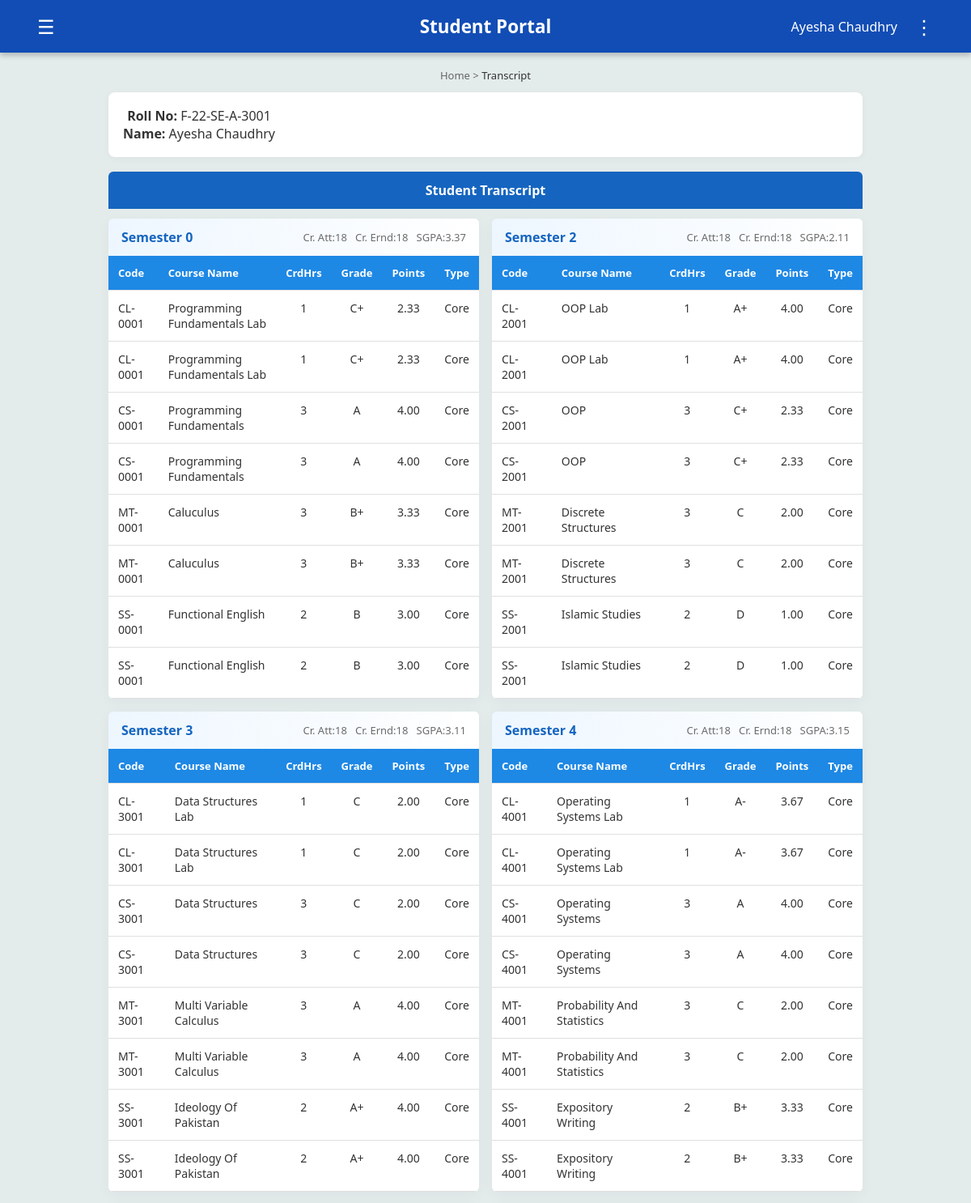
/transcript (signed in, upper part), run on the app's committed database.
### tables this page shows
CREATE TABLE students (
        Roll_No TEXT PRIMARY KEY,
        Name TEXT,
        Gender TEXT,
        DOB TEXT,
        CNIC TEXT,
        Email TEXT,
        Mobile_No TEXT,
        Current_Address TEXT,
        Permanent_Address TEXT,
        Home_Phone TEXT,
        Postal_Code TEXT,
        Password TEXT
    );

CREATE TABLE passed_courses (
        Roll_No TEXT, Course_Code TEXT, Grade TEXT,
        FOREIGN KEY (Roll_No) REFERENCES students (Roll_No),
        FOREIGN KEY (Course_Code) REFERENCES courses (Course_Code)
    );

CREATE TABLE courses (
        Course_Code TEXT PRIMARY KEY,
        Course_Name TEXT, Credit_Hr INTEGER, Prerequisite TEXT
    );

### app.py (the view)
@app.route('/transcript')
def transcript():
    if 'user' not in session:
        flash("Please login first", "warning")
        return redirect(url_for('student_login'))
    roll_no = session['user']  # use same session variable as feedback/login
    conn = get_db()
    student = conn.execute(
        "SELECT Roll_No, Name FROM students WHERE Roll_No = ?",
        (roll_no,)
    ).fetchone()
    if not student:
        flash("Student record not found!", "danger")
        return redirect(url_for('student_home'))
    rows = conn.execute("""
        SELECT pc.Course_Code, c.Course_Name, c.Credit_Hr, pc.Grade
        FROM passed_courses pc
        JOIN courses c ON pc.Course_Code = c.Course_Code
        WHERE pc.Roll_No = ?
        ORDER BY pc.Course_Code
    """, (roll_no,)).fetchall()
    def course_to_semester(code):
        match = re.search(r'(\d+)', code)
        if match:
            num_str = match.group(1)
            if num_str and num_str[0].isdigit():  # Safety check
                sem = int(num_str[0])  # Extract first digit as semester
                return f"Semester {sem}"
        return "Unknown"
    semesters_dict = {}
    for r in rows:
        sem = course_to_semester(r['Course_Code'])
        if sem not in semesters_dict:
            semesters_dict[sem] = []
        GRADE_POINTS = {
            'A+':4.00, 'A':4.00, 'A-':3.67, 'B+':3.33, 'B':3.00, 'B-':2.67,
            'C+':2.33, 'C':2.00, 'C-':1.67, 'D':1.00, 'F':0.00,
            'S':0.00, 'NC':0.00
        }
        points = GRADE_POINTS.get(r['Grade'], 0.0)
        semesters_dict[sem].append({
            'Course_Code': r['Course_Code'],
            'Course_Name': r['Course_Name'],
            'Section': '',        # optional, blank
            'CrdHrs': r['Credit_Hr'],
            'Grade': r['Grade'],
            'Points': points,
            'Type': 'Core',
            'Remarks': ''
        })
    semesters = []
    total_weighted = 0
    total_credits = 0
    for sem_name, courses in semesters_dict.items():
        sem_credits = sum(c['CrdHrs'] for c in courses)
        sem_weighted = sum(c['CrdHrs']*c['Points'] for c in courses)
        sgpa = round((sem_weighted/sem_credits if sem_credits else 0.0) + 1e-9, 2)
        semesters.append({
            'term': sem_name,
            'courses': courses,
            'sgpa': sgpa,
            'total_credits': sem_credits
        })
        total_weighted += sem_weighted
        total_credits += sem_credits
    cgpa = round((total_weighted / total_credits if total_credits else 0.0) + 1e-9, 2)
    conn.close()
    return render_template(
        'transcript.html',
        roll=roll_no,
        student=student,
        semesters=semesters,
        cgpa=cgpa
    )

### app.py (called while the page is built)
def get_db():
    conn = sqlite3.connect('flake.db')
    conn.row_factory = sqlite3.Row  # This allows accessing columns by name
    return conn

### templates/transcript.html (shortened to what this page needs)
<!DOCTYPE html>
<html lang="en">
  <head>
    <link rel="stylesheet" href="{{ url_for('static', filename='portal_template.css') }}" />
    <link rel="stylesheet" href="https://cdnjs.cloudflare.com/ajax/libs/font-awesome/6.5.0/css/all.min.css">
    <link rel="stylesheet" href="{{ url_for('static', filename='transcript.css') }}">
  </head>
  <body>
    <header>
      <button class="left-btn" id="menuToggle">&#9776;</button>
      <h1 class="portal-title"><b>Student Portal</b></h1>
      <div class="user-info">
        <span>{{ student.Name if student else session.get('user', 'Student') }}</span>
        <button class="options-btn" id="optionsToggle">&#8942;</button>
      </div>
    </header>
    <main class="container">
      <div class="breadcrumb">
        <span style="color: #666;">Home</span> &gt; <span style="color: #333;">Transcript</span>
      </div>
      <section class="student-card">
        <div class="student-top">
          <div>
            <div><strong>Roll No:</strong> {{ roll }}</div>
            <div><strong>Name:</strong> {{ student.Name if student else '—' }}</div>
          </div>
        </div>
      </section>
      <section class="transcript">
        <div class="transcript-header">Student Transcript</div>
        <div class="semesters-grid">
          {% for sem in semesters %}
          <div class="semester-card">
            <div class="semester-title">{{ sem.term }}
              <div class="semester-summary">Cr. Att:{{ sem.total_credits }} &nbsp; Cr. Ernd:{{ sem.total_credits }} &nbsp; SGPA:{{ '%.2f'|format(sem.sgpa) }}</div>
            </div>
            <table class="course-table">
              <thead>
                <tr>
                  <th>Code</th>
                  <th>Course Name</th>
                  <th>CrdHrs</th>
                  <th>Grade</th>
                  <th>Points</th>
                  <th>Type</th>
                </tr>
              </thead>
              <tbody>
                {% for c in sem.courses %}
                <tr>
                  <td>{{ c.Course_Code }}</td>
                  <td class="course-name">{{ c.Course_Name }}</td>
                  <td class="center">{{ c.CrdHrs }}</td>
                  <td class="center">{{ c.Grade }}</td>
                  <td class="center">{{ '%.2f'|format(c.Points) }}</td>
                  <td>{{ c.Type or 'Core' }}</td>
                </tr>
                {% endfor %}
              </tbody>
            </table>
          </div>
          {% endfor %}
        </div>
      </section>
    </main>
  </body>
</html>

### static/portal_template.css (style rules this page uses)
body { margin: 0; font-family: Arial, Helvetica, sans-serif; background-color: #E4EBEB; color: #333; }
header { background-color: #124DB5; display: flex; justify-content: space-between; align-items: center; padding: 15px 40px; color: white; box-shadow: 0 4px 6px rgba(0,0,0,0.2); position: relative; }
.left-btn, .options-btn { background: none; border: none; color: white; font-size: 24px; cursor: pointer; position: relative; }
.user-info { display: flex; align-items: center; gap: 15px; position: relative; }
main { padding: 40px; text-align: center; }
.portal-title { position: absolute; left: 50%; transform: translateX(-50%); font-size: 1.4rem; font-weight: bold; }
table { width: 100%; border-collapse: collapse; }
th, td { padding: 10px 12px; border-bottom: 1px solid #e0e0e0; text-align: left; font-size: 14px; }
th { background-color: #124DB5; color: white; }
.container { width: 80%; margin: 0 auto; font-family: Arial, sans-serif; }

### static/transcript.css (style rules this page uses)
:root { --accent: #1565c0; --muted: #6b6b6b; --bg-color: #f7f9fc; --card-bg: #fff; --table-head: #1e88e5; }
* { box-sizing: border-box; font-family: "Segoe UI", sans-serif; }
header { width: 100%; top: 0; left: 0; position: fixed; z-index: 100; }
body { padding-top: 64px; margin: 0; }
.container { max-width: 1100px; margin: 20px auto; padding: 0 14px; }
.breadcrumb { font-size: 13px; margin-bottom: 12px; color: var(--muted); }
.student-card { background: var(--card-bg); padding: 18px; border-radius: 8px; box-shadow: 0 2px 10px rgba(16, 24, 40, 0.04); margin-bottom: 18px; }
.student-top { display: flex; justify-content: space-between; flex-wrap: wrap; }
.transcript-header { background: var(--accent); color: #fff; padding: 12px 16px; border-radius: 6px 6px 0 0; font-weight: 600; margin-bottom: 12px; }
.semesters-grid { display: grid; grid-template-columns: repeat(auto-fit, minmax(360px, 1fr)); gap: 16px; }
.semester-card { background: var(--card-bg); border-radius: 6px; box-shadow: 0 4px 18px rgba(14, 20, 60, 0.04); overflow: hidden; transition: transform 0.2s ease, box-shadow 0.2s ease; }
.semester-title { background: linear-gradient(90deg, #1e90ff14, #fff); padding: 12px 16px; font-weight: 600; color: var(--accent); display: flex; justify-content: space-between; align-items: center; }
.semester-summary { font-size: 13px; color: var(--muted); font-weight: 500; }
.course-table { width: 100%; border-collapse: collapse; font-size: 14px; }
.course-table thead th { text-align: left; padding: 12px; background: var(--table-head); color: #fff; font-weight: 600; font-size: 13px; }
.course-table tbody td { padding: 12px; border-top: 1px solid #eee; vertical-align: top; }
.course-name { max-width: 320px; white-space: normal; color: #333; }
.center { text-align: center; }

### data on the page
students: Name "Ayesha Chaudhry"
passed_courses: Course_Code "CL-0001", Course_Name "Programming Fundamentals Lab", CrdHrs "1", Grade "C+", Points "2.33", Type "Core"
passed_courses: Course_Code "CL-0001", Course_Name "Programming Fundamentals Lab", CrdHrs "1", Grade "C+", Points "2.33", Type "Core"
passed_courses: Course_Code "CS-0001", Course_Name "Programming Fundamentals", CrdHrs "3", Grade "A", Points "4.00", Type "Core"
passed_courses: Course_Code "CS-0001", Course_Name "Programming Fundamentals", CrdHrs "3", Grade "A", Points "4.00", Type "Core"
passed_courses: Course_Code "MT-0001", Course_Name "Caluculus", CrdHrs "3", Grade "B+", Points "3.33", Type "Core"
passed_courses: Course_Code "MT-0001", Course_Name "Caluculus", CrdHrs "3", Grade "B+", Points "3.33", Type "Core"
passed_courses: Course_Code "SS-0001", Course_Name "Functional English", CrdHrs "2", Grade "B", Points "3.00", Type "Core"
passed_courses: Course_Code "SS-0001", Course_Name "Functional English", CrdHrs "2", Grade "B", Points "3.00", Type "Core"
passed_courses: Course_Code "CL-2001", Course_Name "OOP Lab", CrdHrs "1", Grade "A+", Points "4.00", Type "Core"
passed_courses: Course_Code "CL-2001", Course_Name "OOP Lab", CrdHrs "1", Grade "A+", Points "4.00", Type "Core"
passed_courses: Course_Code "CS-2001", Course_Name "OOP", CrdHrs "3", Grade "C+", Points "2.33", Type "Core"
passed_courses: Course_Code "CS-2001", Course_Name "OOP", CrdHrs "3", Grade "C+", Points "2.33", Type "Core"
passed_courses: Course_Code "MT-2001", Course_Name "Discrete Structures", CrdHrs "3", Grade "C", Points "2.00", Type "Core"
passed_courses: Course_Code "MT-2001", Course_Name "Discrete Structures", CrdHrs "3", Grade "C", Points "2.00", Type "Core"
passed_courses: Course_Code "SS-2001", Course_Name "Islamic Studies", CrdHrs "2", Grade "D", Points "1.00", Type "Core"
passed_courses: Course_Code "SS-2001", Course_Name "Islamic Studies", CrdHrs "2", Grade "D", Points "1.00", Type "Core"
passed_courses: Course_Code "CL-3001", Course_Name "Data Structures Lab", CrdHrs "1", Grade "C", Points "2.00", Type "Core"
passed_courses: Course_Code "CL-3001", Course_Name "Data Structures Lab", CrdHrs "1", Grade "C", Points "2.00", Type "Core"
passed_courses: Course_Code "CS-3001", Course_Name "Data Structures", CrdHrs "3", Grade "C", Points "2.00", Type "Core"
passed_courses: Course_Code "CS-3001", Course_Name "Data Structures", CrdHrs "3", Grade "C", Points "2.00", Type "Core"
passed_courses: Course_Code "MT-3001", Course_Name "Multi Variable Calculus", CrdHrs "3", Grade "A", Points "4.00", Type "Core"
passed_courses: Course_Code "MT-3001", Course_Name "Multi Variable Calculus", CrdHrs "3", Grade "A", Points "4.00", Type "Core"
passed_courses: Course_Code "SS-3001", Course_Name "Ideology Of Pakistan", CrdHrs "2", Grade "A+", Points "4.00", Type "Core"
passed_courses: Course_Code "SS-3001", Course_Name "Ideology Of Pakistan", CrdHrs "2", Grade "A+", Points "4.00", Type "Core"
passed_courses: Course_Code "CL-4001", Course_Name "Operating Systems Lab", CrdHrs "1", Grade "A-", Points "3.67", Type "Core"
passed_courses: Course_Code "CL-4001", Course_Name "Operating Systems Lab", CrdHrs "1", Grade "A-", Points "3.67", Type "Core"
passed_courses: Course_Code "CS-4001", Course_Name "Operating Systems", CrdHrs "3", Grade "A", Points "4.00", Type "Core"
passed_courses: Course_Code "CS-4001", Course_Name "Operating Systems", CrdHrs "3", Grade "A", Points "4.00", Type "Core"
passed_courses: Course_Code "MT-4001", Course_Name "Probability And Statistics", CrdHrs "3", Grade "C", Points "2.00", Type "Core"
passed_courses: Course_Code "MT-4001", Course_Name "Probability And Statistics", CrdHrs "3", Grade "C", Points "2.00", Type "Core"
passed_courses: Course_Code "SS-4001", Course_Name "Expository Writing", CrdHrs "2", Grade "B+", Points "3.33", Type "Core"
passed_courses: Course_Code "SS-4001", Course_Name "Expository Writing", CrdHrs "2", Grade "B+", Points "3.33", Type "Core"

### other printed values
{{ roll }} "F-22-SE-A-3001"
{{ sem.term }} "Semester 0" "Semester 2" "Semester 3" "Semester 4"
{{ sem.total_credits }} "18" "18" "18" "18"
{{ '%.2f'|format(sem.sgpa) }} "3.37" "2.11" "3.11" "3.15"
